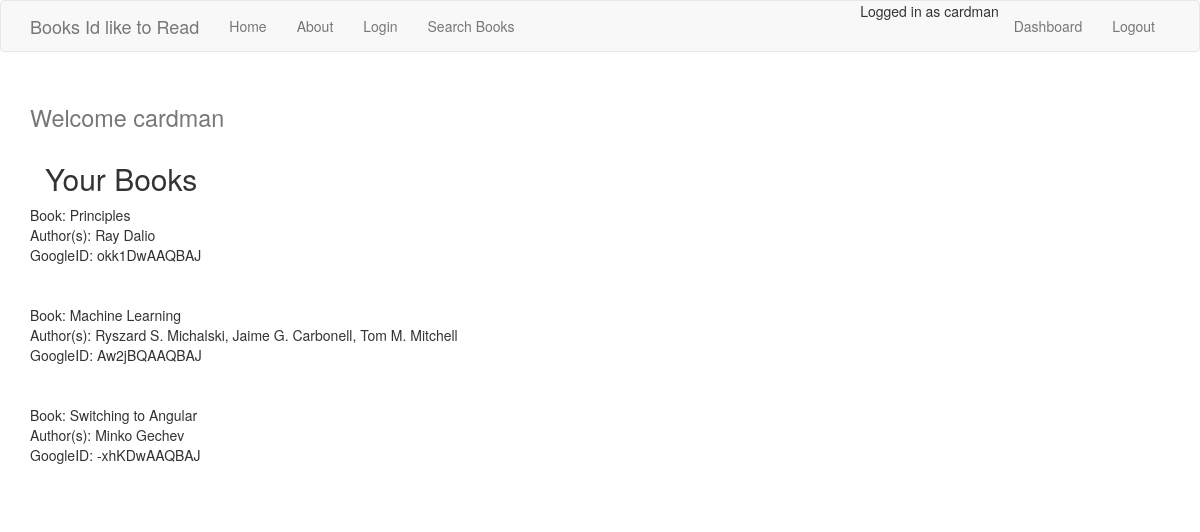
The app's page /dashboard (signed in) with its own data.
### tables this page shows
CREATE TABLE books (id INT, username TEXT, email TEXT, book Text, authors TEXT, googleID TEXT);

### backend.py (the view)
@app.route("/dashboard")
def dashboard():
    books = BooksDB().create_json(session['username'])
    return render_template('dashboard.html', session=session, books=books)

### backend.py (called while the page is built)
    def create_json(self, username):
        conn=sqlite3.connect('users.db')
        cur=conn.cursor()
        jfile = cur.execute('SELECT book, authors, googleID FROM books WHERE username=?', (username,)).fetchall()
        books = dict(total=0, items=list())
        for book, authors, googleID in jfile:
            books['items'].append(dict(book=book,authors=authors, googleID=googleID))
            books['total'] +=1
        return books

### templates/dashboard.html
<!doctype html>
{% extends 'layout.html' %}
{% block body %}
  <h1> <small> Welcome {{ session.username }} </small> </h1>
  <div class='container'>
    <h2>Your Books</h2>
  </div>
  {% for item in books['items'] %}
  <div>
    <div>Book: {{item['book']}}</div>
    <div>Author(s): {{item.authors}}</div>
    <div>GoogleID: {{item.googleID}}</div>
  </div><br><br>
  {% endfor %}
{% endblock %}

### records on screen
books: book "Principles", authors "Ray Dalio", googleID "okk1DwAAQBAJ"
books: book "Machine Learning", authors "Ryszard S. Michalski, Jaime G. Carbonell, Tom M. Mitchell", googleID "Aw2jBQAAQBAJ"
books: book "Switching to Angular", authors "Minko Gechev", googleID "-xhKDwAAQBAJ"

### other values on screen
{{ session.username }} "cardman"
